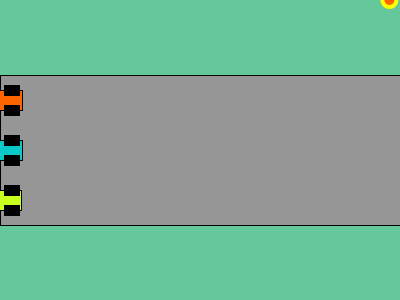
Frame 1 (no input)
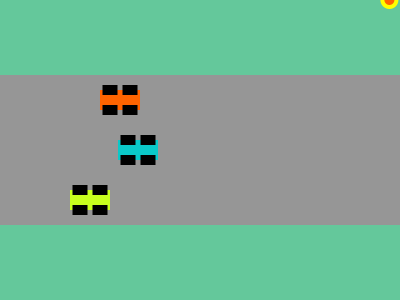
Frame 60 (the mouse pressed at the canvas centre just before this capture)
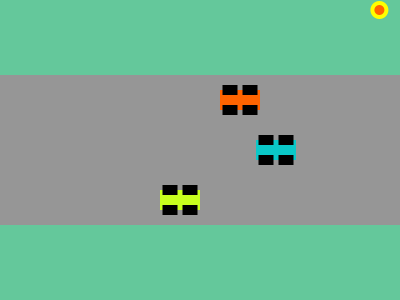
Frame 120 (the mouse held since frame 60 and released just before this capture)

The Processing sketch that drew these frames (run headless with seeded random() and noise(); from frame 60 on, the mouse is pressed at the canvas centre):

// Processing sketch: processing_165106
// ── processing_165106.pde

//declaring my objects
Car myCar1;
Car myCar2;
Car myCar3;
Meteor myMeteor;

void setup() {
  size (400, 300);
  // initializing objects
  myCar1 = new Car(color(255, 100, 0), 0, 100, 2, 0);
  myCar2 = new Car(color (200, 255, 30), 0, 200, 1.5, 0);
  myCar3 = new Car(color(10, 200, 200), 0, 150, 2.3, 0);
  myMeteor = new Meteor();
}

void draw() {
  // background 
  background(100, 200, 155);
  rectMode(CORNER);
 fill(150);
  rect(0, height/4, width, height/2);
// using objects
  myCar1.move();
  myCar1.display();
  myCar2.move();
  myCar2.display();
  myCar3.move();
  myCar3.display();
  myMeteor.move();
  myMeteor.display();
}

class Meteor {
  color c1;
  color c2;
  float xpos;
  float ypos;
  float xspeed;
  float yspeed;
  int savedTime;
  int totalTime;

  Meteor() {
    c1 = color(255, 255, 0);
    c2 = color (255, 100, 0);
    xpos = random(width - 30, width);
    ypos = 0;
    xspeed = 10;
    yspeed = 10;
    savedTime = millis();
    totalTime = 2000;
  }

  void display() {

    ellipseMode(CENTER);
    noStroke();
    fill(c1);
    ellipse(xpos, ypos, 18, 18);
    fill(c2);
    ellipse(xpos, ypos, 10, 10);
  }
  void move() {
    int passedTime = millis()- savedTime;
    if (passedTime > totalTime) {
      xpos = xpos - xspeed;
      ypos = ypos + yspeed;
      savedTime = millis();
    }
    if (ypos > height) {
      ypos = 0;
      xpos = width;
    }
  }
}


class Car {
  color c;
  float xpos;
  float ypos;
  float xspeed;
  float yspeed;


  Car(color tempC, float tempXpos, float tempYpos, float tempXspeed, float tempYspeed) {
    c = tempC;
    xpos = tempXpos;
    ypos = tempYpos;
    xspeed = tempXspeed;
    yspeed = tempYspeed;
  }
  void display () {

    rectMode(CENTER);
    fill (c);
    rect (xpos, ypos, 40, 20);
    fill (0);
    // wheels
    rect (xpos - 10, ypos - 10, 15, 10);
    rect (xpos + 10, ypos - 10, 15, 10);
    rect (xpos - 10, ypos + 10, 15, 10);
    rect (xpos + 10, ypos + 10, 15, 10);
  }



  void move () {
    xpos = xpos + xspeed;
    ypos = ypos + yspeed;
    if (xpos > width) {
      xpos = 0;
    }
    if (ypos > height) {
      ypos = 0;
    }
  }
}
